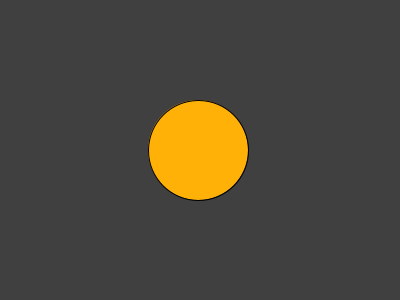
Frame 1 (no input)
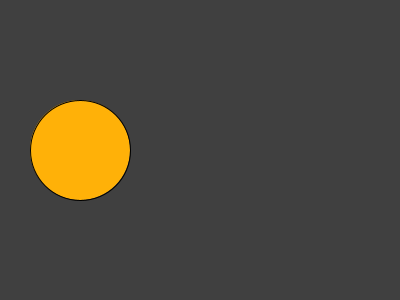
Frame 60 (the mouse pressed at the canvas centre just before this capture)
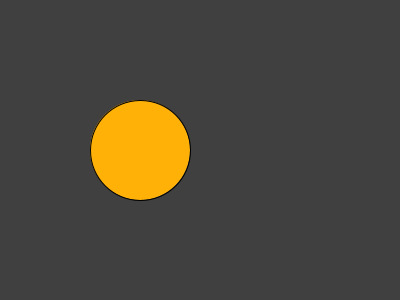
Frame 120 (the mouse held since frame 60 and released just before this capture)

The Processing sketch that drew these frames (run headless with seeded random() and noise(); from frame 60 on, the mouse is pressed at the canvas centre):

// Processing sketch: BouncingBalls
// ── BouncingBalls.pde
//Bouncing Balls

float xPosition;  // -- Horizontal starting position on 'x' axis in coordinate space
float xVelocity;  // -- Horizontal speed in x-direction

void setup()
{
  size(400, 300);
  fill(255, 177, 8);
  textSize(48);

  xPosition = width/2;  // -- Initialise xPosition to centre of sketch
  xVelocity = -2;        // -- Initialise speed in x-direction to -2 (moving left)
}

void draw()
{
  background(64);

  xPosition = xPosition + xVelocity;  // -- Change position in x on each redraw by velocity in x

  if (xPosition - 50<=0 || xPosition + 50>= width) {
    xVelocity = -xVelocity;
  }
  ellipse(xPosition, height/2, 100, 100);  // -- Draw circle at new position
}
